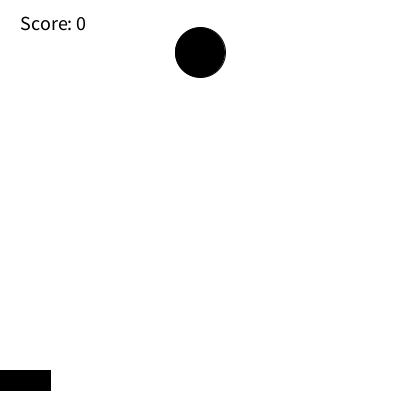
Frame 1 (no input)
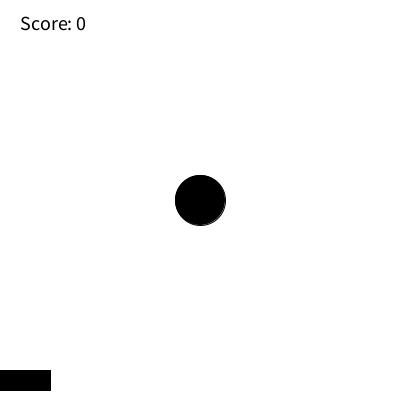
Frame 60 (the mouse pressed at the canvas centre just before this capture)
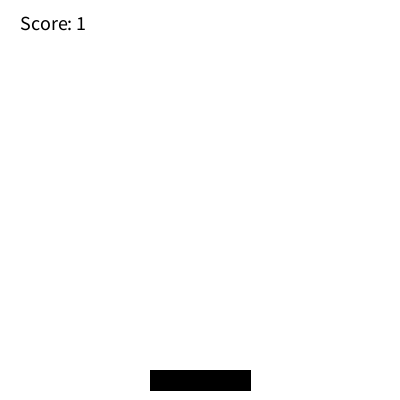
Frame 120 (the mouse held since frame 60 and released just before this capture)

The Processing sketch that drew these frames (run headless with seeded random() and noise(); from frame 60 on, the mouse is pressed at the canvas centre):

// Processing sketch: Uitwerking_5
// ── Uitwerking_5.pde
float ballX = 200;    
float ballY = 50;    
float diameter = 50;
float speed = 2.5;    

float paddleWidth = 100;
float paddleHeight = 20;

int score = 0;

void setup() {
  size(400, 400);
}

void draw() {
  
  background(255, 255, 255);

  ballY = ballY + speed;
  
  fill(0); 
  circle(ballX, ballY, diameter);

  
  float paddleX = mouseX - (paddleWidth / 2);
  float paddleY = height - 30;
  
  fill(0); 
  rect(paddleX, paddleY, paddleWidth, paddleHeight);

  
  fill(0); 
  textSize(20);
  text("Score: " + score, 20, 30);

  
  if (ballX >= paddleX && ballX <= paddleX + paddleWidth && ballY + (diameter / 2) >= paddleY) {
    score = score + 1;      
    ballY = -diameter;      
    ballX = random(width);  
  }

  if (ballY > height + (diameter / 2)) {
    ballY = -diameter;      
    ballX = random(width);  
  }
}
